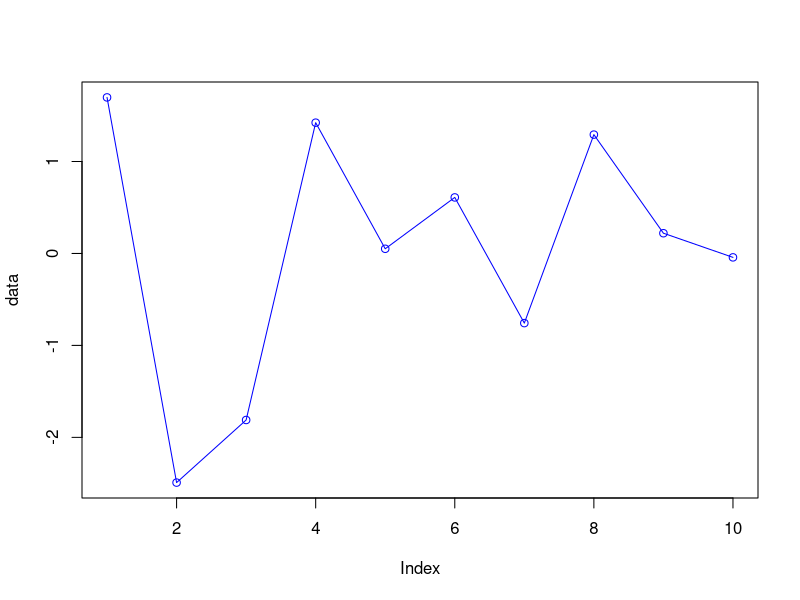

Write the R code that produced this figure.
########################################
# Function is "First Class Objects" - just like other objects
print("funtion example ----------------")
fn <- function(arg){
  print(arg)
}

fn("hello")

########################################
print("default argument ----------------")
fn <- function(arg="Default Hello"){
  print(arg)
}
#no argument supplied
fn()

########################################
print("default argument 2 ----------------")
mydata <- rnorm(10)
#below all same effects by supplying default argument values
print(mydata)
print(sd(mydata))
print(sd(x=mydata))
print(sd(x=mydata, na.rm=FALSE))
print(sd(na.rm=FALSE,x=mydata))



########################################
print("Investigate Function's Arguments -------------")
print(args(rnorm))
print(args(lm))
mydata <- rnorm(10)

########################################
# SUMMARY Arguments 1
#specifying named argument is useful for long argument list
#Match Arguments By
#1.Exact Match
#2.Partial Match
#3.Positional Match

########################################
fn <- function(a,b=1,c=2,d=NULL){
  #do something see NULL as default
}

########################################
print("Lazy Evaluation -----------------")

#b is not used, never evaluated! ... NO ERROR!
fn <- function(a,b){
  a^2
}
print(fn(2))

print("Lazy Evaluation2 -----------------")
fn <- function(a,b){
  print(a)
  #print(b) # try to uncomment this line
}

print("You will get errors only after b is checked in the function")
print("a is printed nicely")
fn(45)


########################################
print("... Argument -----------------")

#... indicate a variable number of args
#useful to extending another function - you don't have to retype

myplot<-function(data,...){
  plot(data,type="o",...) # pass the rest of function as overwritten arguments
}
mydata <- rnorm(10)
myplot(mydata, col="blue") #see plot tab

#Generic Functions example
#try to type
#>mean
#>plot
#these are generic function uses ...

#################################
print("... in front of Argument example ---------")
print(args(paste))
print(args(cat))

# you can not use positional matching because
# no idea how many arguments will be there in front
print(paste("a","b","c","d",sep=":"))
# partial match works - "se" but bad example!.
# don't be lazy to spell it out!
print(cat("a","b","c","d",se=":")) 










